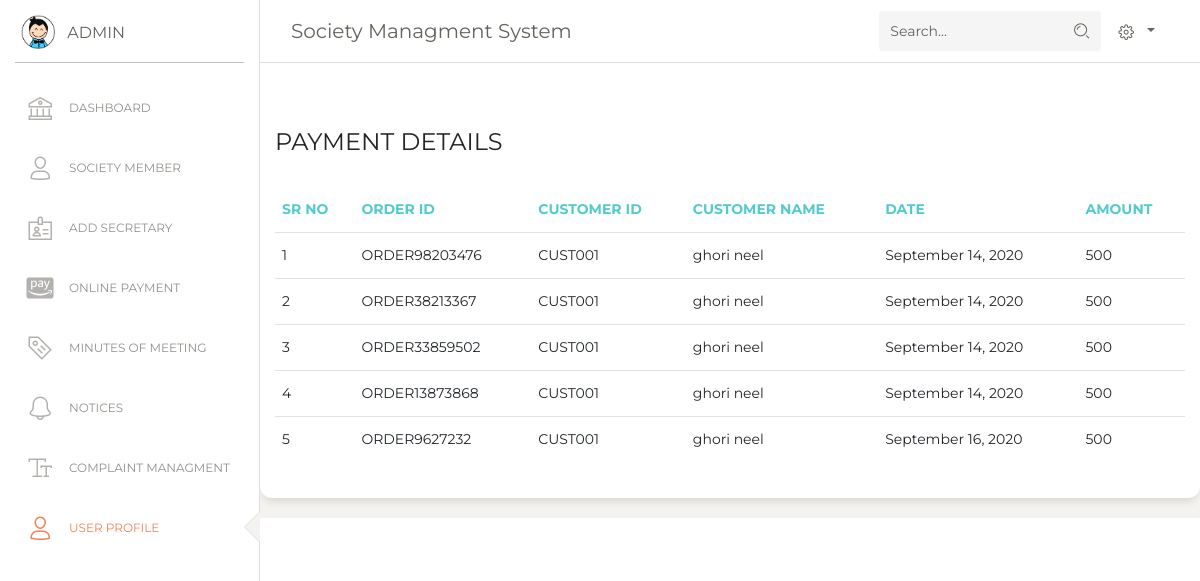
/SMS/admin/dashboard/payment_details_admin.php, run on the app's committed database.
### tables this page shows
CREATE TABLE `payment_user` (
  `pay_id` int(11) NOT NULL,
  `order_id` varchar(30) DEFAULT NULL,
  `customer_id` varchar(30) DEFAULT NULL,
  `customer_name` varchar(50) DEFAULT NULL,
  `date` varchar(50) DEFAULT NULL,
  `amount` varchar(50) DEFAULT NULL,
  `user_id` int(11) DEFAULT NULL
);

CREATE TABLE `user_entry` (
  `user_id` int(10) NOT NULL,
  `first_name` varchar(50) NOT NULL,
  `last_name` varchar(50) NOT NULL,
  `e_mail` varchar(50) NOT NULL,
  `mobile_no` varchar(50) NOT NULL,
  `b_date` varchar(50) NOT NULL,
  `house_id` int(100) NOT NULL,
  `society_name` varchar(50) NOT NULL,
  `total_member` int(10) NOT NULL,
  `password` varchar(50) NOT NULL,
  `user_photo` varchar(200) NOT NULL,
  `entry_date` varchar(50) NOT NULL,
  `account_type` varchar(15) NOT NULL
);

### SMS/admin/dashboard/payment_details_admin.php (the view, shortened to what this page needs)
<!DOCTYPE html>
<html lang="en">
<head>
  <link href="https://maxcdn.bootstrapcdn.com/font-awesome/latest/css/font-awesome.min.css" rel="stylesheet">
  <link href="../assets/css/bootstrap.min.css" rel="stylesheet" />
  <link href="../assets/css/paper-dashboard.css?v=2.0.1" rel="stylesheet" />
  <link href="../assets/demo/demo.css" rel="stylesheet" />
</head>
<body class="">
  <div class="wrapper ">
    <div class="sidebar" data-color="white" data-active-color="danger">
      <div class="logo">
        <a href="https://www.creative-tim.com" class="simple-text logo-mini">
          <div class="logo-image-small">
            <img src="../assets/img/logo-small.png">
          </div>
        </a>
        <a href="https://www.creative-tim.com" class="simple-text logo-normal">
          Admin
        </a>
      </div>
      <div class="sidebar-wrapper">
      <?php  include "side_menu_admin.php"?>
      </div>
    </div>
    <div class="main-panel">
      <nav class="navbar navbar-expand-lg navbar-absolute fixed-top navbar-transparent">
        <div class="container-fluid">
          <div class="navbar-wrapper">
            <a class="navbar-brand" href="#">Society Managment System</a>
          </div>
          <div class="collapse navbar-collapse justify-content-end" id="navigation">
            <form>
              <div class="input-group no-border">
                <input type="text" value="" class="form-control" placeholder="Search...">
                <div class="input-group-append">
                  <div class="input-group-text">
                    <i class="nc-icon nc-zoom-split"></i>
                  </div>
                </div>
              </div>
            </form>
            <?php include "nav_bar_admin.php"?>
          </div>
        </div>
      </nav>
        <div class="row">
          <div class="col-md-12">
            <div class="card">
              <div class="card-header" style="margin-top:100px;">
                <h4 class="card-title">PAYMENT DETAILS</h4>
              </div>
              <div class="card-body">
                <div class="table-responsive">
                  <table class="table">
                    <thead class=" text-primary">
                    <th>
                        Sr No
                      </th>
                        <th>
                        ORDER ID
                      </th>
                      <th>
                      CUSTOMER ID
                      </th>
                      <th>
                        CUSTOMER NAME
                      </th>
                      <th>
                        DATE
                      </th>
                       <th>
                       AMOUNT
                      </th>
                    </thead>
 <?php
include "connection.php";
 $display="select * from payment_user";
$result1=mysqli_query($conn,$display);
if(mysqli_num_rows($result1) > 0){
     $number=1;
  while ($row=mysqli_fetch_array($result1)) {
    $query="select * from user_entry where user_id=".$row['user_id'];
    $result=mysqli_query($conn,$query);
    $row2=mysqli_fetch_assoc($result);
     $username=$row2['first_name']." ".$row2['last_name'];
   echo  '<tr>';
   echo '<td>'.$number.'</td>';
    echo '<td>'.$row['order_id'].'</td>';
     echo '<td>'.$row['customer_id'].'</td>';
      echo '<td>'.$username.'</td>';
       echo '<td>'.$row['date'].'</td>';
       echo '<td>'.$row['amount'].'</td>';
echo'</tr>';
$number++;
}
 }?>
                  </table>
                </div>
              </div>
            </div>
          </div>
        </div>
      </div>
</body>
</html>

### SMS/admin/dashboard/side_menu_admin.php
<html>
<head>
<link rel="stylesheet" href="https://cdnjs.cloudflare.com/ajax/libs/font-awesome/5.14.0/css/all.min.css" />
</head>
<body>
<ul class="nav">
          <li>
            <a href="admin_dashboard.php">
              <i class="nc-icon nc-bank"></i>
              <p>Dashboard</p>
            </a>
          </li>
          <li>
            <a href="society_member.php">
              <i class="nc-icon nc-single-02"></i>
              <p>Society Member</p>
            </a>
          </li>
          <li>
            <a href="secretary_details_admin.php">
              <i class="nc-icon nc-badge"></i>
              <p>Add Secretary</p>
            </a>
          </li>
          <li>
            <a href="payment_details_admin.php">
              <i class="fab fa-cc-amazon-pay"></i>
              <p>Online Payment</p>
            </a>
          </li>
          <li>
            <a href="minutes_of_meeting_admin.php">
              <i class="nc-icon nc-tag-content"></i>
              <p>Minutes Of Meeting</p>
            </a>
          </li>
          <li>
            <a href="notice_user_admin.php">
              <i class="nc-icon nc-bell-55"></i>
              <p>Notices</p>
            </a>
          </li>
          <li>
            <a href="display_complaint_admin.php">
              <i class="nc-icon nc-caps-small"></i>
              <p>Complaint managment</p>
            </a>
          </li>
          <li class="active ">
            <a href="user_profile_display.php">
              <i class="nc-icon nc-single-02"></i>
              <p>User Profile</p>
            </a>
          </li>
        </ul>
</body>
</html>

### SMS/admin/dashboard/nav_bar_admin.php (shortened to what this page needs)
<html>
    <head>
    </head>
    <body>
    <ul class="navbar-nav">
         <li class="nav-item btn-rotate dropdown">
           <a class="nav-link dropdown-toggle" href="http://example.com" id="navbarDropdownMenuLink" data-toggle="dropdown" aria-haspopup="true" aria-expanded="false">
             <i class="nc-icon nc-settings-gear-65"></i>
           </a>
         </li>
       </ul>
    </body>
</html>

### data on the page
payment_user: order "ORDER98203476", customer "CUST001", user.last_name "ghori neel", date "September 14, 2020", amount "500"
payment_user: order "ORDER38213367", customer "CUST001", user.last_name "ghori neel", date "September 14, 2020", amount "500"
payment_user: order "ORDER33859502", customer "CUST001", user.last_name "ghori neel", date "September 14, 2020", amount "500"
payment_user: order "ORDER13873868", customer "CUST001", user.last_name "ghori neel", date "September 14, 2020", amount "500"
payment_user: order "ORDER9627232", customer "CUST001", user.last_name "ghori neel", date "September 16, 2020", amount "500"
